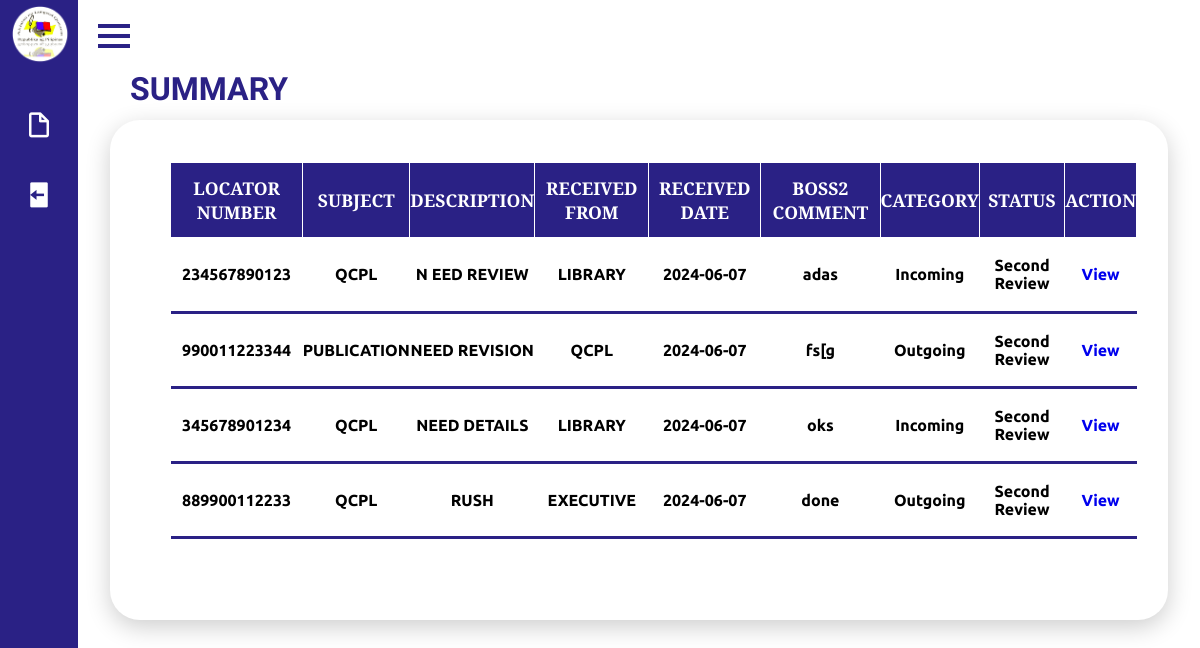
The app's page /Frontend/Dashboard/boss1account.php, older data.
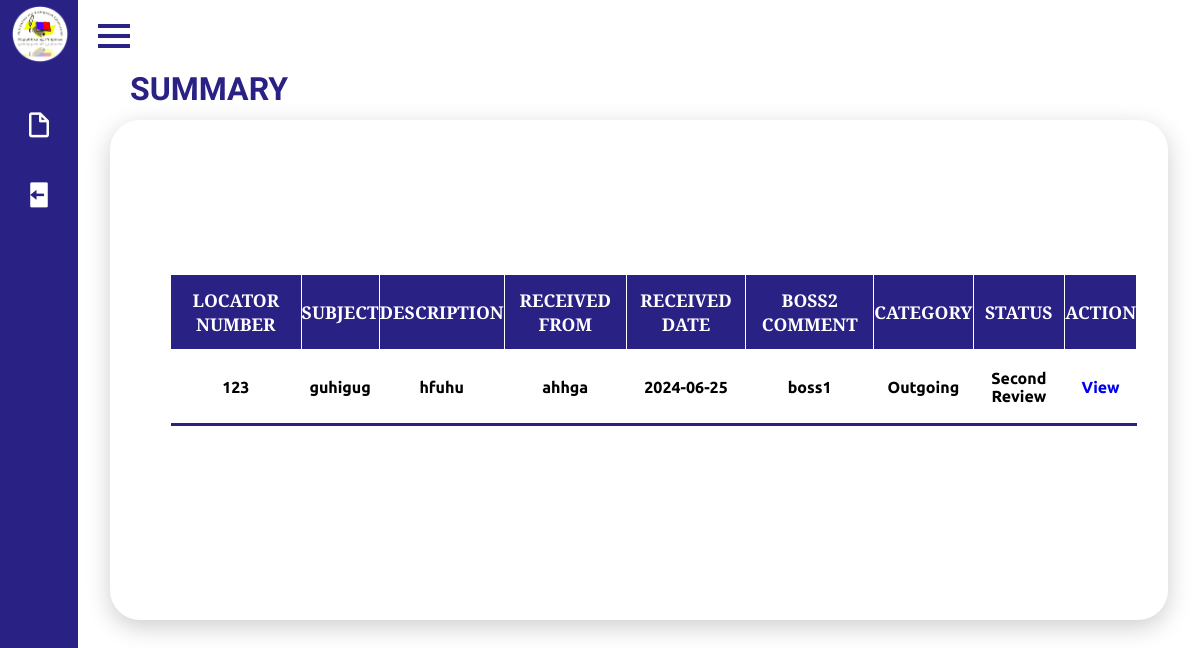
The same page, newer data.
### tables this page shows
CREATE TABLE `fileupload` (
  `id` int(11) NOT NULL,
  `file_name` varchar(255) NOT NULL,
  `division` varchar(255) DEFAULT NULL,
  `section` varchar(255) DEFAULT NULL,
  `category` enum('Incoming','Outgoing','','') DEFAULT NULL,
  `locator_num` varchar(255) DEFAULT NULL,
  `received_date` date DEFAULT NULL,
  `received_from` varchar(255) DEFAULT NULL,
  `subject` varchar(255) DEFAULT NULL,
  `description` text DEFAULT NULL,
  `type` varchar(100) DEFAULT NULL,
  `file_path` varchar(255) NOT NULL,
  `proofreader_comment` varchar(255) NOT NULL,
  `boss2_comment` varchar(255) NOT NULL,
  `boss1_comment` varchar(255) NOT NULL,
  `status` varchar(255) NOT NULL
);

### Frontend/Dashboard/boss1account.php (the view, shortened to what this page needs)
<!DOCTYPE html>
<html lang="en">
<head>
    <link rel="stylesheet" href="boss1.css">
    <link href='https://unpkg.com/boxicons@2.0.7/css/boxicons.min.css' rel='stylesheet'>
</head>
<body>
     <div class="sidebar close">
        <div class="logo-details">
            <span class="img">
                <img src="imgs/logo.png" >
            </span>
        </div>
        <ul class="nav-links">
          <li>
            <div class="iocn-link">
              <a href="boss1account.php">
              <i class='bx bx-file-blank' ></i>
              </a>
            </div>
          </li>
          <li>
            <a href="/qcpl/Backend/logout.php">
              <i class='bx bxs-log-out' ></i>
            </a>
          </li>
      </ul>
      </div>
        <section class="home-section">
            <div class="home-content">
              <i class='bx bx-menu' ></i>
            </div>
            <div class="details">
                <div class="upload">
                    <div class="cardHeader">
                        <h2>SUMMARY</h2>
                    </div>
                    <div class="sum_tb">
                        <table aria-describedby="tableDescription">
                            <?php
                                $servername = "localhost";
                                $username = "root";
                                $password = "";
                                $dbname = "qcpl";
                                $conn = new mysqli($servername, $username, $password, $dbname);
                                $rowsPerPage = 4;
                                $page = isset($_GET['page']) ? intval($_GET['page']) : 1;
                                $offset = ($page - 1) * $rowsPerPage;
                                $sql = "SELECT locator_num, subject, description, received_date, received_from, type, file_path, boss2_comment, category, status
                                        FROM fileupload
                                        WHERE status = 'Second Review'
                                        LIMIT $rowsPerPage OFFSET $offset";
                                $result = $conn->query($sql);
                                if ($result->num_rows > 0) {
                                    echo "<table>";
                                    echo "<tr><th>Locator Number</th><th>Subject</th><th>Description</th><th>Received From</th><th>Received Date</th><th>Boss2 Comment</th><th>Category</th><th>Status</th><th>Action</th></tr>";
                                    while ($row = $result->fetch_assoc()) {
                                        echo "<tr>";
                                        echo "<td><center>" . htmlspecialchars($row["locator_num"]) . "</td>";
                                        echo "<td><center>" . htmlspecialchars($row["subject"]) . "</td>";
                                        echo "<td><center>" . htmlspecialchars($row["description"]) . "</td>";
                                        echo "<td><center>" . htmlspecialchars($row["received_from"]) . "</td>";
                                        echo "<td><center>" . htmlspecialchars($row["received_date"]) . "</td>";
                                        echo "<td><center>" . htmlspecialchars($row["boss2_comment"]) . "</td>";
                                        echo "<td><center>" . htmlspecialchars($row["category"]) . "</td>";
                                        echo "<td><center>" . htmlspecialchars($row["status"]) . "</td>";
                                        echo "<td><center><a href='bossaccountlocator.php?locator_num=" . htmlspecialchars($row["locator_num"]) . "' target='_self' aria-label='View details for " . htmlspecialchars($row["locator_num"]) . "'>View</a></td>";
                                        echo "</tr>";
                                    }
                                    echo "</table>";
                                } else {
                                    echo "<p>No records found.</p>";
                                }
                                ?>
                        </table>
                    </div>
                </div>
            </div>
        </section>
</body>
</html>

Row changes from the older to the newer data that the page shows:
removed fileupload: locator_num "234567890123", subject "QCPL", description "N EED REVIEW", received_from "LIBRARY", received_date "2024-06-07", boss2_comment "adas", category "Incoming", status "Second Review"
removed fileupload: locator_num "990011223344", subject "PUBLICATION", description "NEED REVISION", received_from "QCPL", received_date "2024-06-07", boss2_comment "fs[g", category "Outgoing", status "Second Review"
removed fileupload: locator_num "345678901234", subject "QCPL", description "NEED DETAILS", received_from "LIBRARY", received_date "2024-06-07", boss2_comment "oks", category "Incoming", status "Second Review"
removed fileupload: locator_num "889900112233", subject "QCPL", description "RUSH", received_from "EXECUTIVE", received_date "2024-06-07", boss2_comment "done", category "Outgoing", status "Second Review"
added fileupload: locator_num "123", subject "guhigug", description "hfuhu", received_from "ahhga", received_date "2024-06-25", boss2_comment "boss1", category "Outgoing", status "Second Review"
